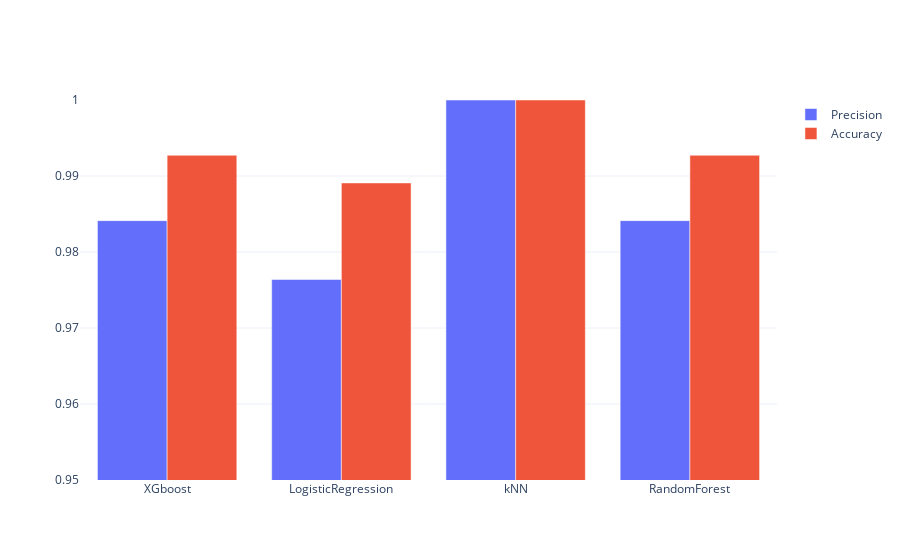

Source (notebook cell):
### Code cell
fig = go.Figure([
    go.Bar(name = 'Precision', x=model_specs['Model Name'], y=model_specs['Precision']),
    go.Bar(name='Accuracy', x=model_specs['Model Name'], y=model_specs['Accuracy'])
])
fig.update_layout(yaxis_range = [0.95, 1], template='plotly_white')
fig.show()

fig.write_html('model_specs.html')

### Figure 1 — Plotly figure (JSON) as saved in the notebook; plotly's stock layout.template omitted (floating-point values rounded to 4 significant figures)
{"data": [{"name": "Precision", "type": "bar", "x": ["XGboost", "LogisticRegression", "kNN", "RandomForest"], "y": [0.9841, 0.9764, 1, 0.9841]}, {"name": "Accuracy", "type": "bar", "x": ["XGboost", "LogisticRegression", "kNN", "RandomForest"], "y": [0.9927, 0.9891, 1, 0.9927]}], "layout": {"yaxis": {"range": [0.95, 1]}}}
